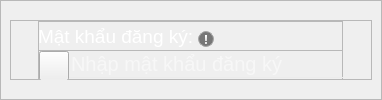
              <widget class="QFrame" name="Frame_Wrap_Password_2">
               <property name="frameShape">
                <enum>QFrame::StyledPanel</enum>
               </property>
               <property name="frameShadow">
                <enum>QFrame::Raised</enum>
               </property>
               <layout class="QVBoxLayout" name="verticalLayout_9">
                <property name="spacing">
                 <number>6</number>
                </property>
                <property name="leftMargin">
                 <number>9</number>
                </property>
                <property name="topMargin">
                 <number>9</number>
                </property>
                <property name="rightMargin">
                 <number>9</number>
                </property>
                <property name="bottomMargin">
                 <number>9</number>
                </property>
                <item>
                 <widget class="QFrame" name="Frame_in_Frame_2">
                  <property name="minimumSize">
                   <size>
                    <width>362</width>
                    <height>60</height>
                   </size>
                  </property>
                  <property name="maximumSize">
                   <size>
                    <width>16777215</width>
                    <height>60</height>
                   </size>
                  </property>
                  <property name="frameShape">
                   <enum>QFrame::StyledPanel</enum>
                  </property>
                  <property name="frameShadow">
                   <enum>QFrame::Raised</enum>
                  </property>
                  <layout class="QGridLayout" name="gridLayout_14">
                   <property name="leftMargin">
                    <number>0</number>
                   </property>
                   <property name="topMargin">
                    <number>0</number>
                   </property>
                   <property name="rightMargin">
                    <number>0</number>
                   </property>
                   <property name="bottomMargin">
                    <number>0</number>
                   </property>
                   <property name="spacing">
                    <number>0</number>
                   </property>
                   <item row="0" column="0">
                    <widget class="QFrame" name="Wrap_Pass_Label">
                     <property name="minimumSize">
                      <size>
                       <width>305</width>
                       <height>30</height>
                      </size>
                     </property>
                     <property name="maximumSize">
                      <size>
                       <width>305</width>
                       <height>30</height>
                      </size>
                     </property>
                     <property name="frameShape">
                      <enum>QFrame::StyledPanel</enum>
                     </property>
                     <property name="frameShadow">
                      <enum>QFrame::Raised</enum>
                     </property>
                     <widget class="QLabel" name="PassLabel_2">
                      <property name="geometry">
                       <rect>
                        <x>0</x>
                        <y>0</y>
                        <width>305</width>
                        <height>30</height>
                       </rect>
                      </property>
                      <property name="minimumSize">
                       <size>
                        <width>305</width>
                        <height>30</height>
                       </size>
                      </property>
                      <property name="maximumSize">
                       <size>
                        <width>305</width>
                        <height>30</height>
                       </size>
                      </property>
                      <property name="font">
                       <font>
                        <family>Segoe UI</family>
                        <pointsize>14</pointsize>
                       </font>
                      </property>
                      <property name="styleSheet">
                       <string notr="true">color: rgb(255, 255, 255);
background: transparent;</string>
                      </property>
                      <property name="text">
                       <string>Mật khẩu đăng ký:</string>
                      </property>
                     </widget>
                     <widget class="QPushButton" name="Note_Pass">
                      <property name="geometry">
                       <rect>
                        <x>160</x>
                        <y>10</y>
                        <width>16</width>
                        <height>16</height>
                       </rect>
                      </property>
                      <property name="minimumSize">
                       <size>
                        <width>16</width>
                        <height>16</height>
                       </size>
                      </property>
                      <property name="maximumSize">
                       <size>
                        <width>16</width>
                        <height>16</height>
                       </size>
                      </property>
                      <property name="font">
                       <font>
                        <family>Segoe UI Black</family>
                        <weight>75</weight>
                        <bold>true</bold>
                       </font>
                      </property>
                      <property name="toolTip">
                       <string>&lt;html&gt;&lt;head/&gt;&lt;body&gt;&lt;p&gt;Tên đăng ký yêu cầu tối thiểu 8 kí tự, tối đa 22 kí tự&lt;/p&gt;&lt;p&gt;Bao gồm phạm vi kí tự A..Z a..z 0..9 @_/. và khoảng trắng&lt;/p&gt;&lt;p&gt;Gõ không dấu.&lt;/p&gt;&lt;/body&gt;&lt;/html&gt;</string>
                      </property>
                      <property name="styleSheet">
                       <string notr="true">QPushButton {
background-color: rgb(118, 118, 118);
border-radius: 8px;
border: 1px solid rgb(167, 167, 167);
color: rgb(255, 255, 255);
}

QToolTip {
color: rgb(255, 255, 255);
background-color: rgb(35, 44, 51);
min-width: 200px;
min-height: 20px;
}
</string>
                      </property>
                      <property name="text">
                       <string>!</string>
                      </property>
                      <property name="shortcut">
                       <string notr="true"/>
                      </property>
                     </widget>
                    </widget>
                   </item>
                   <item row="1" column="0">
                    <widget class="QFrame" name="PassFrame_2">
                     <property name="minimumSize">
                      <size>
                       <width>305</width>
                       <height>30</height>
                      </size>
                     </property>
                     <property name="maximumSize">
                      <size>
                       <width>305</width>
                       <height>30</height>
                      </size>
                     </property>
                     <property name="frameShape">
                      <enum>QFrame::StyledPanel</enum>
                     </property>
                     <property name="frameShadow">
                      <enum>QFrame::Raised</enum>
                     </property>
                     <layout class="QHBoxLayout" name="horizontalLayout_4">
                      <property name="spacing">
                       <number>0</number>
                      </property>
                      <property name="leftMargin">
                       <number>0</number>
                      </property>
                      <property name="topMargin">
                       <number>0</number>
                      </property>
                      <property name="rightMargin">
                       <number>0</number>
                      </property>
                      <property name="bottomMargin">
                       <number>0</number>
                      </property>
                      <item>
                       <widget class="QFrame" name="eyeFrame_2">
                        <property name="minimumSize">
                         <size>
                          <width>30</width>
                          <height>30</height>
                         </size>
                        </property>
                        <property name="maximumSize">
                         <size>
                          <width>30</width>
                          <height>30</height>
                         </size>
                        </property>
                        <property name="styleSheet">
                         <string notr="true">QFrame {
border-radius: 0px;
border-bottom: 1px solid rgb(236, 236, 236);
}</string>
                        </property>
                        <property name="frameShape">
                         <enum>QFrame::StyledPanel</enum>
                        </property>
                        <property name="frameShadow">
                         <enum>QFrame::Raised</enum>
                        </property>
                        <widget class="QPushButton" name="eyeHide">
                         <property name="geometry">
                          <rect>
                           <x>0</x>
                           <y>0</y>
                           <width>30</width>
                           <height>30</height>
                          </rect>
                         </property>
                         <property name="minimumSize">
                          <size>
                           <width>30</width>
                           <height>30</height>
                          </size>
                         </property>
                         <property name="maximumSize">
                          <size>
                           <width>30</width>
                           <height>30</height>
                          </size>
                         </property>
                         <property name="styleSheet">
                          <string notr="true">QPushButton:enabled {
	image: url(:/images/icons/eye_hide.png);
}</string>
                         </property>
                         <property name="text">
                          <string/>
                         </property>
                        </widget>
                        <widget class="QPushButton" name="eyeShow">
                         <property name="geometry">
                          <rect>
                           <x>0</x>
                           <y>0</y>
                           <width>30</width>
                           <height>30</height>
                          </rect>
                         </property>
                         <property name="minimumSize">
                          <size>
                           <width>30</width>
                           <height>30</height>
                          </size>
                         </property>
                         <property name="maximumSize">
                          <size>
                           <width>30</width>
                           <height>30</height>
                          </size>
                         </property>
                         <property name="styleSheet">
                          <string notr="true">QPushButton:enabled{
	image: url(:/images/icons/eye_show.png);
}</string>
                         </property>
                         <property name="text">
                          <string/>
                         </property>
                        </widget>
                       </widget>
                      </item>
                      <item>
                       <widget class="QLineEdit" name="PassBox">
                        <property name="minimumSize">
                         <size>
                          <width>275</width>
                          <height>0</height>
                         </size>
                        </property>
                        <property name="maximumSize">
                         <size>
                          <width>275</width>
                          <height>16777215</height>
                         </size>
                        </property>
                        <property name="font">
                         <font>
                          <family>Segoe UI</family>
                          <pointsize>15</pointsize>
                         </font>
                        </property>
                        <property name="toolTip">
                         <string/>
                        </property>
                        <property name="styleSheet">
                         <string notr="true">QLineEdit {
background: transparent;
border-bottom: 1px solid rgb(202, 202, 202);
border-radius: none;
color: rgb(255, 255, 255);
}

QLineEdit {
border-bottom: 1px solid rgb(236, 236, 236);
}</string>
                        </property>
                        <property name="locale">
                         <locale language="Vietnamese" country="Vietnam"/>
                        </property>
                        <property name="maxLength">
                         <number>22</number>
                        </property>
                        <property name="echoMode">
                         <enum>QLineEdit::Password</enum>
                        </property>
                        <property name="alignment">
                         <set>Qt::AlignLeading|Qt::AlignLeft|Qt::AlignVCenter</set>
                        </property>
                        <property name="placeholderText">
                         <string>Nhập mật khẩu đăng ký</string>
                        </property>
                       </widget>
                      </item>
                     </layout>
                    </widget>
                   </item>
                  </layout>
                 </widget>
                </item>
               </layout>
              </widget>
